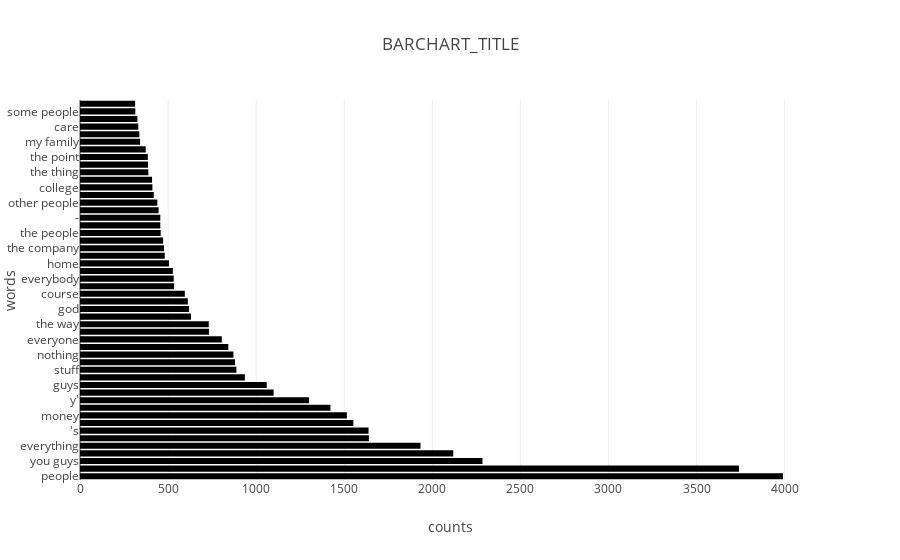

Notebook source saved alongside this figure:
### Code cell
def make_barchart(in_column, sep_char = ".",word_count=50, title='BARCHART_TITLE'):
    """Return wordcloud matplotlib figure using a list of df column be counted and made into a frequency dictionary.
    
    Assume that in_column is a pd Series of list of strings where units to be counted are separated by 
    sep_char (can count words or phrases)
    
    """
    joined_string = " ".join(in_column)
    string_list = joined_string.split(sep_char)
    counter = collections.Counter(string_list)
    counts_dict = {}
    for word, count in counter.items():
        counts_dict[word] = count
    
    df = pd.DataFrame({'words': counts_dict.keys(),
                      "counts": counts_dict.values()}).sort_values(by='counts',ascending=False).iloc[:word_count]
    print(df.head())
    
    fig = px.bar(df, y='words', x='counts',title=title)
    return fig
    
make_barchart(full_df['transcript_nc'])

### Figure 1 — Plotly figure (JSON) as saved in the notebook; plotly's stock layout.template omitted (floating-point values rounded to 4 significant figures)
{"data": [{"alignmentgroup": "True", "hovertemplate": "counts=%{x}<br>words=%{y}<extra></extra>", "legendgroup": "", "marker": {"color": "#000001", "pattern": {"shape": ""}}, "name": "", "offsetgroup": "", "orientation": "h", "showlegend": false, "textposition": "auto", "type": "bar", "x": [3991, 3741, 2285, 2119, 1933, 1640, 1638, 1552, 1515, 1422, 1300, 1099, 1060, 936, 888, 880, 871, 842, 805, 732, 731, 630, 619, 612, 595, 534, 532, 527, 505, 481, 477, 472, 458, 456, 456, 446, 439, 419, 411, 409, 388, 386, 385, 373, 341, 337, 331, 326, 314, 313], "xaxis": "x", "y": [" people", " a lot", " you guys", " things", " everything", " us", " 's", " anything", " money", " my life", " y'", " someone", " guys", " whatever", " stuff", " youtube", " nothing", " the end", " everyone", " life", " the way", " the day", " god", " the world", " course", " school", " everybody", " somebody", " home", " anyone", " the company", " your life", " the people", " _", " -", " my channel", " other people", " the fact", " college", " the things", " the thing", " a little bit", " the point", " this point", " my family", " order", " care", " the office", " some people", " that point"], "yaxis": "y"}], "layout": {"barmode": "relative", "legend": {"tracegroupgap": 0}, "title": {"text": "BARCHART_TITLE"}, "xaxis": {"anchor": "y", "domain": [0, 1], "title": {"text": "counts"}}, "yaxis": {"anchor": "x", "domain": [0, 1], "title": {"text": "words"}}}}
